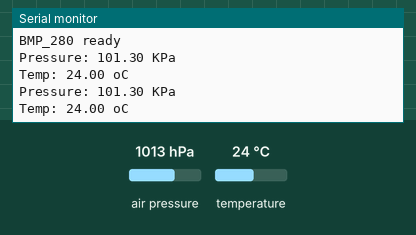
Bench run of a sketch on a simulated Arduino Uno, built with avr-gcc and run on an emulated ATmega328P. Shown: the last lines printed to the serial monitor. Inputs (shaded band) come from the test bench; at power-on: air pressure 1013 hPa, temperature 24 °C.

Above: at 5.8 s.
5.9 s: air pressure set to 952 hPa
At 11.2 s:
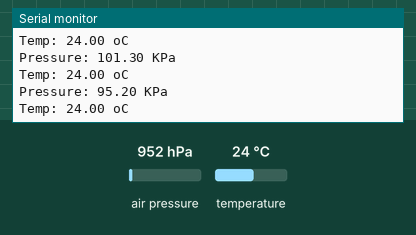
11.9 s: temperature set to 12 °C
At 16.3 s:
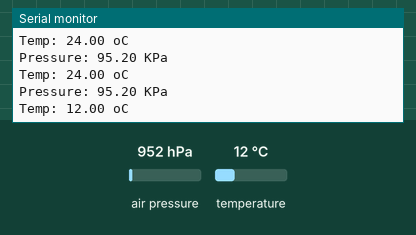
17.9 s: air pressure set to 975 hPa
At 21.4 s:
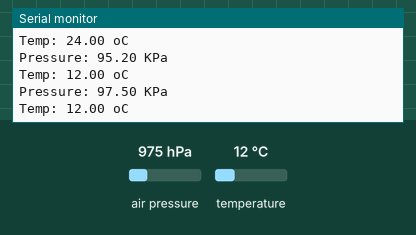
Timing chart, 0 to 22.9 s (numbered marks = the images above; inputs shaded):
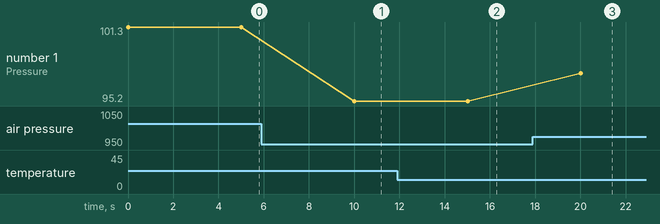

The sketch:

BMP_280.ino
```cpp
# include <Wire.h>
# include <SPI.h>
# include <Adafruit_Sensor.h>
# include <Adafruit_BMP280.h>
#define BMP280_ADDRESS 0x76
Adafruit_BMP280 bmp;

int status;
// hakd
void setup() {
  while (!Serial);
  Serial.begin(9600);

  status = bmp.begin(BMP280_ADDRESS);
  if (status) {
    Serial.println(F("BMP_280 ready"));
  }


}

void loop() {
	//Read values from the sensor:
	float pressure = bmp.readPressure()/1000;
	float temperature = bmp.readTemperature();

	//Print values to serial monitor:
	Serial.print(F("Pressure: "));
    Serial.print(pressure);
    Serial.print(" KPa");
    Serial.print("\n");

  Serial.print(F("Temp: "));
    Serial.print(temperature);
    Serial.print(" oC");
	  Serial.print("\n");

    delay(5000); //Update every 5 sec
}
```

Measured:
- after the input at 5.9 s, the serial monitor: prints a new line after 4.1 s (image 1)
- after the input at 11.9 s, the serial monitor: prints a new line after 3.1 s (image 2)
- after the input at 17.9 s, the serial monitor: prints a new line after 2.1 s (image 3)
- plotted number 1: 101.3 → 95.2 after the input at 5.9 s, 95.2 → 97.5 after the input at 17.9 s
